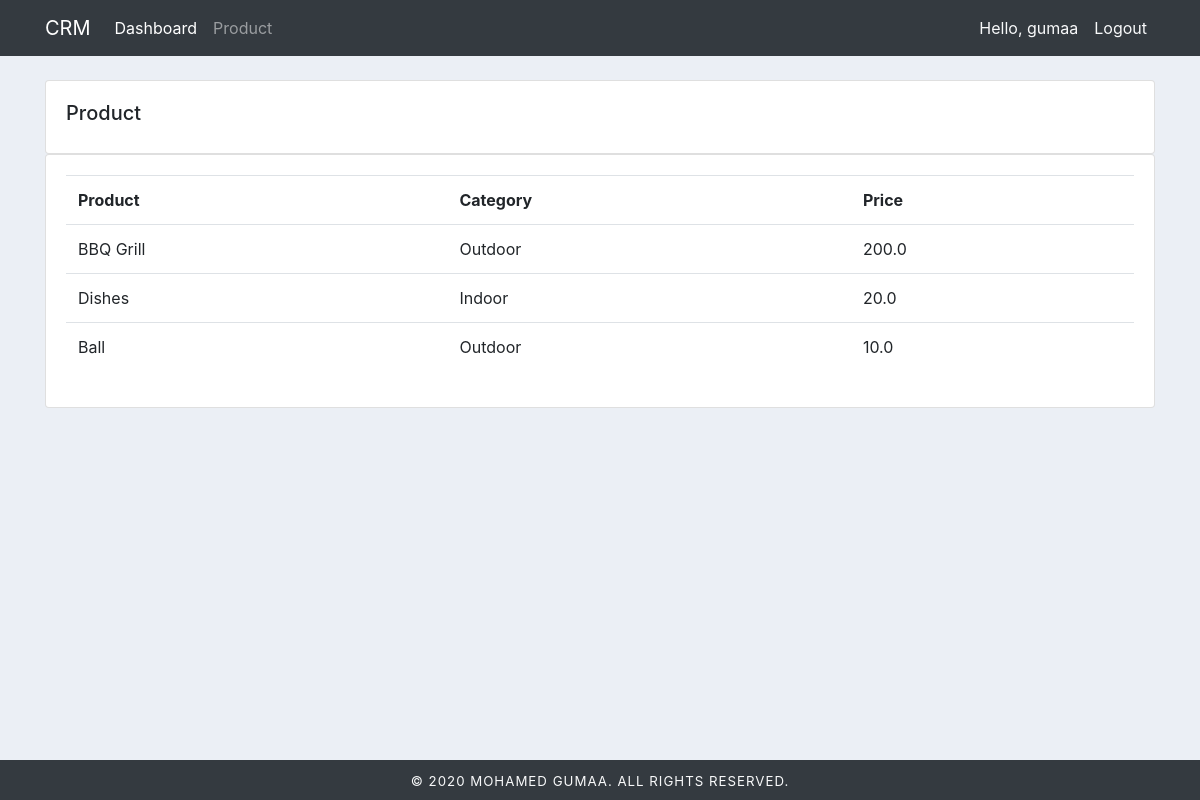
/product/ (signed in), run on the app's committed database.
### users/models.py (models this page shows, shortened)
class Product(models.Model):
    CATEGORY = (
        ('Indoor', 'Indoor'),
        ('Outdoor', 'Outdoor')
    )
    name = models.CharField(max_length=200)
    price = models.FloatField(null=True)
    category = models.CharField(max_length=200, choices=CATEGORY)
    description = models.CharField(max_length=200, null=True, blank=True)
    dated_created = models.DateField(auto_now_add=True, null=True)
    tags = models.ManyToManyField(Tag)

### users/decorators.py (the view)
        def wrapper_func(request,*args, **kwargs):
            group = None
            if request.user.groups.exists():
                group = request.user.groups.all()[0].name
            if group in allowed_roles:
                return view_func(request,*args, **kwargs)
            else:
                return HttpResponse('You are not authorized')

### users/views.py (called while the page is built)
@login_required
@allowed_users(allowed_roles=['admin'])
def product(request):
    context = {
        "title": "Product",
        "products" : Product.objects.all()
    }
    return render(request, 'users/product.html', context)

### users/templates/users/product.html
{% extends "users/base.html" %}
{% block content %}
    <div class="mt-4">
        <div class="row">
            <div class="col-md">
                <div class="card card-body">
                    <h5>Product</h5>
                </div>
                <div class="card card-body">
                    <table class="table">
                        <tr>
                            <th>Product</th>
                            <th>Category</th>
                            <th>Price</th>
                        </tr>
                        {% for product in products %}
                            <tr>
                                <td>{{ product.name }}</td>
                                <td>{{ product.category }}</td>
                                <td>{{ product.price }}</td>
                            </tr>
                        {% endfor %}
                    </table>
                </div>
            </div>
        </div>
    </div>
{% endblock %}

### users/templates/users/include/_navbar.html (shortened to what this page needs)
<nav class="navbar navbar-expand-lg navbar-dark bg-dark">
  <div class="container">
    <a class="navbar-brand" href="{% url 'home' %}">CRM</a>
    <div class="collapse navbar-collapse" id="navbarNav">
      <ul class="navbar-nav">
        {% if user.is_staff %}
        <li class="nav-item active">
          <a class="nav-link" href="{% url 'home' %}">Dashboard</a>
        </li>
        <li class="nav-item">
          <a class="nav-link" href="{% url 'product' %}">Product</a>
        </li>
        {% else %}
          <li class="nav-item">
          <a class="nav-link" href="{% url 'account' %}">Account</a>
        </li>
        {% endif %}
      </ul>
      <ul class="navbar-nav ml-auto">
        {% if user.is_authenticated %}
          <li class="nav-item">
            <span class="nav-link text-light">Hello, {{ user.username }}</span>
          </li>
           <li class="nav-item">
            <a class="nav-link text-light" href="{% url 'logout' %}">Logout</a>
          </li>
        {% endif %}
      </ul>
    </div>
  </div>
</nav>

### static/css/main.css (style rules this page uses)
body { margin: 0; padding: 0; background-color: #ebeff5; }

### data on the page
Product: name "BBQ Grill", category "Outdoor", price "200.0"
Product: name "Dishes", category "Indoor", price "20.0"
Product: name "Ball", category "Outdoor", price "10.0"

### other printed values
{{ user.username }} "gumaa"
